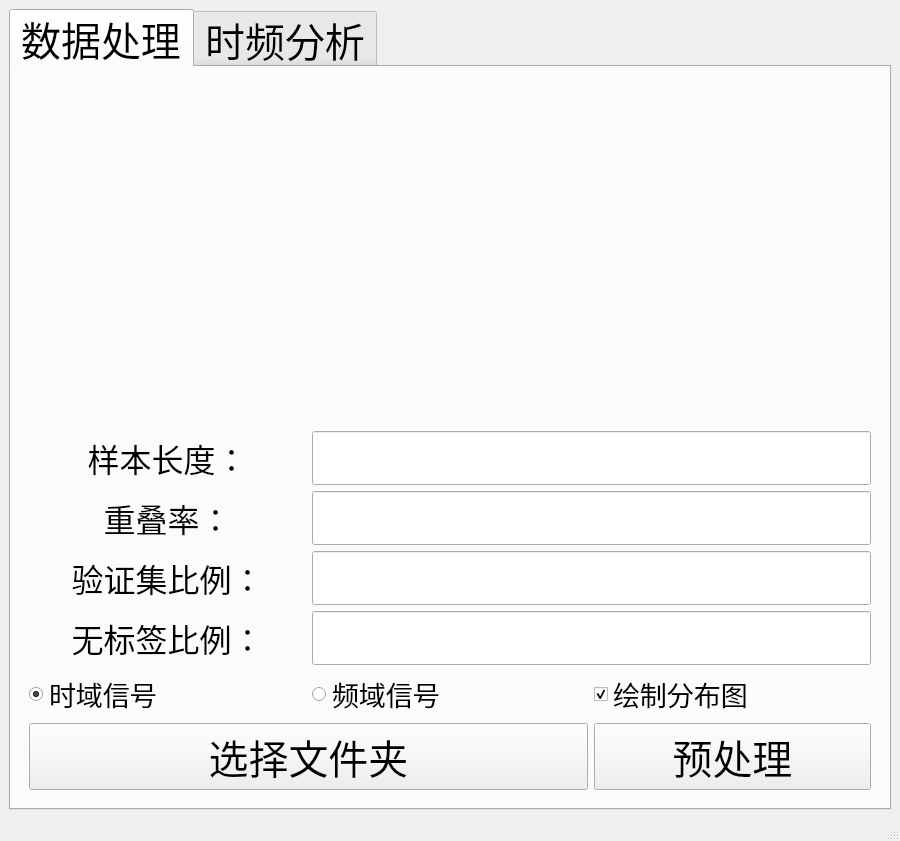
<?xml version="1.0" encoding="UTF-8"?>
<ui version="4.0">
 <class>MainWindow</class>
 <widget class="QMainWindow" name="MainWindow">
  <property name="geometry">
   <rect>
    <x>0</x>
    <y>0</y>
    <width>900</width>
    <height>800</height>
   </rect>
  </property>
  <property name="windowTitle">
   <string>前处理</string>
  </property>
  <widget class="QWidget" name="centralwidget">
   <layout class="QVBoxLayout" name="verticalLayout">
    <item>
     <widget class="QTabWidget" name="tabWidget">
      <property name="font">
       <font>
        <pointsize>30</pointsize>
       </font>
      </property>
      <property name="statusTip">
       <string/>
      </property>
      <property name="currentIndex">
       <number>0</number>
      </property>
      <widget class="QWidget" name="deal_tab">
       <attribute name="title">
        <string>数据处理</string>
       </attribute>
       <attribute name="toolTip">
        <string>支持用户自行定义截取信号长度、输入信号类型（如时域信号、频域信号等）</string>
       </attribute>
       <layout class="QVBoxLayout" name="verticalLayout_2">
        <item>
         <widget class="QWidget" name="plot_widget" native="true">
          <layout class="QHBoxLayout" name="horizontalLayout">
           <item>
            <widget class="QWidget" name="DIS_canvas" native="true">
             <property name="sizePolicy">
              <sizepolicy hsizetype="Expanding" vsizetype="Preferred">
               <horstretch>0</horstretch>
               <verstretch>0</verstretch>
              </sizepolicy>
             </property>
             <property name="minimumSize">
              <size>
               <width>840</width>
               <height>320</height>
              </size>
             </property>
             <layout class="QVBoxLayout" name="Dis_Layout"/>
            </widget>
           </item>
          </layout>
         </widget>
        </item>
        <item>
         <widget class="QWidget" name="input_widget" native="true">
          <layout class="QGridLayout" name="gridLayout">
           <item row="3" column="0">
            <widget class="QLabel" name="label_4">
             <property name="font">
              <font>
               <family>Agency FB</family>
               <pointsize>24</pointsize>
               <weight>50</weight>
               <bold>false</bold>
              </font>
             </property>
             <property name="statusTip">
              <string>半监督时， 无标签样本所占比例</string>
             </property>
             <property name="text">
              <string>无标签比例：</string>
             </property>
             <property name="alignment">
              <set>Qt::AlignCenter</set>
             </property>
            </widget>
           </item>
           <item row="4" column="0">
            <widget class="QRadioButton" name="shiyu_btn">
             <property name="font">
              <font>
               <pointsize>20</pointsize>
              </font>
             </property>
             <property name="statusTip">
              <string>输入为时域信号</string>
             </property>
             <property name="text">
              <string>时域信号</string>
             </property>
             <property name="checked">
              <bool>true</bool>
             </property>
            </widget>
           </item>
           <item row="2" column="0">
            <widget class="QLabel" name="label_3">
             <property name="font">
              <font>
               <family>Agency FB</family>
               <pointsize>24</pointsize>
               <weight>50</weight>
               <bold>false</bold>
              </font>
             </property>
             <property name="statusTip">
              <string>训练时验证集比例</string>
             </property>
             <property name="text">
              <string>验证集比例：</string>
             </property>
             <property name="alignment">
              <set>Qt::AlignCenter</set>
             </property>
            </widget>
           </item>
           <item row="0" column="0">
            <widget class="QLabel" name="label">
             <property name="font">
              <font>
               <family>Agency FB</family>
               <pointsize>24</pointsize>
               <weight>50</weight>
               <italic>false</italic>
               <bold>false</bold>
               <underline>false</underline>
               <kerning>true</kerning>
              </font>
             </property>
             <property name="statusTip">
              <string>每段样本的长度</string>
             </property>
             <property name="text">
              <string>样本长度：</string>
             </property>
             <property name="alignment">
              <set>Qt::AlignCenter</set>
             </property>
            </widget>
           </item>
           <item row="2" column="1" colspan="2">
            <widget class="QLineEdit" name="val_pre_edit">
             <property name="statusTip">
              <string>0 - 100</string>
             </property>
             <property name="alignment">
              <set>Qt::AlignCenter</set>
             </property>
            </widget>
           </item>
           <item row="1" column="1" colspan="2">
            <widget class="QLineEdit" name="overlap_edit">
             <property name="statusTip">
              <string>0 - 100</string>
             </property>
             <property name="alignment">
              <set>Qt::AlignCenter</set>
             </property>
            </widget>
           </item>
           <item row="0" column="1" colspan="2">
            <widget class="QLineEdit" name="data_long_edit">
             <property name="statusTip">
              <string>data length</string>
             </property>
             <property name="alignment">
              <set>Qt::AlignCenter</set>
             </property>
            </widget>
           </item>
           <item row="3" column="1" colspan="2">
            <widget class="QLineEdit" name="unlabel_edit">
             <property name="statusTip">
              <string>0 - 100</string>
             </property>
             <property name="alignment">
              <set>Qt::AlignCenter</set>
             </property>
            </widget>
           </item>
           <item row="1" column="0">
            <widget class="QLabel" name="label_2">
             <property name="font">
              <font>
               <family>Agency FB</family>
               <pointsize>24</pointsize>
               <weight>50</weight>
               <bold>false</bold>
              </font>
             </property>
             <property name="statusTip">
              <string>切分样本时重叠比例</string>
             </property>
             <property name="text">
              <string>重叠率：</string>
             </property>
             <property name="alignment">
              <set>Qt::AlignCenter</set>
             </property>
            </widget>
           </item>
           <item row="6" column="2">
            <widget class="QPushButton" name="deal_btn">
             <property name="statusTip">
              <string>进行数据预处理</string>
             </property>
             <property name="text">
              <string>预处理</string>
             </property>
            </widget>
           </item>
           <item row="4" column="1">
            <widget class="QRadioButton" name="piny_btn">
             <property name="font">
              <font>
               <pointsize>20</pointsize>
              </font>
             </property>
             <property name="statusTip">
              <string>输入为频域信号</string>
             </property>
             <property name="text">
              <string>频域信号</string>
             </property>
            </widget>
           </item>
           <item row="6" column="0" colspan="2">
            <widget class="QPushButton" name="select_floder_btn">
             <property name="statusTip">
              <string>选择数据所在文件夹， 其子文件夹包括类别，再下一级包括数据样本</string>
             </property>
             <property name="text">
              <string>选择文件夹</string>
             </property>
            </widget>
           </item>
           <item row="4" column="2">
            <widget class="QCheckBox" name="plot_check">
             <property name="font">
              <font>
               <pointsize>20</pointsize>
              </font>
             </property>
             <property name="statusTip">
              <string>是否绘制数据分布图</string>
             </property>
             <property name="text">
              <string>绘制分布图</string>
             </property>
             <property name="checked">
              <bool>true</bool>
             </property>
            </widget>
           </item>
          </layout>
         </widget>
        </item>
       </layout>
      </widget>
      <widget class="QWidget" name="analy_tab">
       <attribute name="title">
        <string>时频分析</string>
       </attribute>
       <attribute name="toolTip">
        <string>可以显示信号的时域、频域等特征</string>
       </attribute>
       <layout class="QGridLayout" name="gridLayout_2">
        <item row="2" column="0">
         <widget class="QPushButton" name="load_btn">
          <property name="statusTip">
           <string>加载单个样本， 进行时频分析</string>
          </property>
          <property name="text">
           <string>加载样本</string>
          </property>
         </widget>
        </item>
        <item row="2" column="1">
         <widget class="QPushButton" name="draw_btn">
          <property name="statusTip">
           <string>时域、频域分析</string>
          </property>
          <property name="text">
           <string>绘图</string>
          </property>
         </widget>
        </item>
        <item row="1" column="0" colspan="2">
         <widget class="QWidget" name="SP_canvas" native="true">
          <layout class="QVBoxLayout" name="SP_Layout"/>
         </widget>
        </item>
        <item row="0" column="0" colspan="2">
         <widget class="QLabel" name="data_name_label">
          <property name="sizePolicy">
           <sizepolicy hsizetype="Preferred" vsizetype="Fixed">
            <horstretch>0</horstretch>
            <verstretch>0</verstretch>
           </sizepolicy>
          </property>
          <property name="font">
           <font>
            <pointsize>24</pointsize>
           </font>
          </property>
          <property name="text">
           <string>Name</string>
          </property>
          <property name="alignment">
           <set>Qt::AlignCenter</set>
          </property>
         </widget>
        </item>
       </layout>
      </widget>
     </widget>
    </item>
   </layout>
  </widget>
  <widget class="QStatusBar" name="statusbar"/>
 </widget>
 <tabstops>
  <tabstop>data_long_edit</tabstop>
  <tabstop>overlap_edit</tabstop>
  <tabstop>val_pre_edit</tabstop>
  <tabstop>unlabel_edit</tabstop>
  <tabstop>shiyu_btn</tabstop>
  <tabstop>piny_btn</tabstop>
  <tabstop>plot_check</tabstop>
  <tabstop>select_floder_btn</tabstop>
  <tabstop>deal_btn</tabstop>
  <tabstop>load_btn</tabstop>
  <tabstop>draw_btn</tabstop>
  <tabstop>tabWidget</tabstop>
 </tabstops>
 <resources/>
 <connections/>
</ui>
